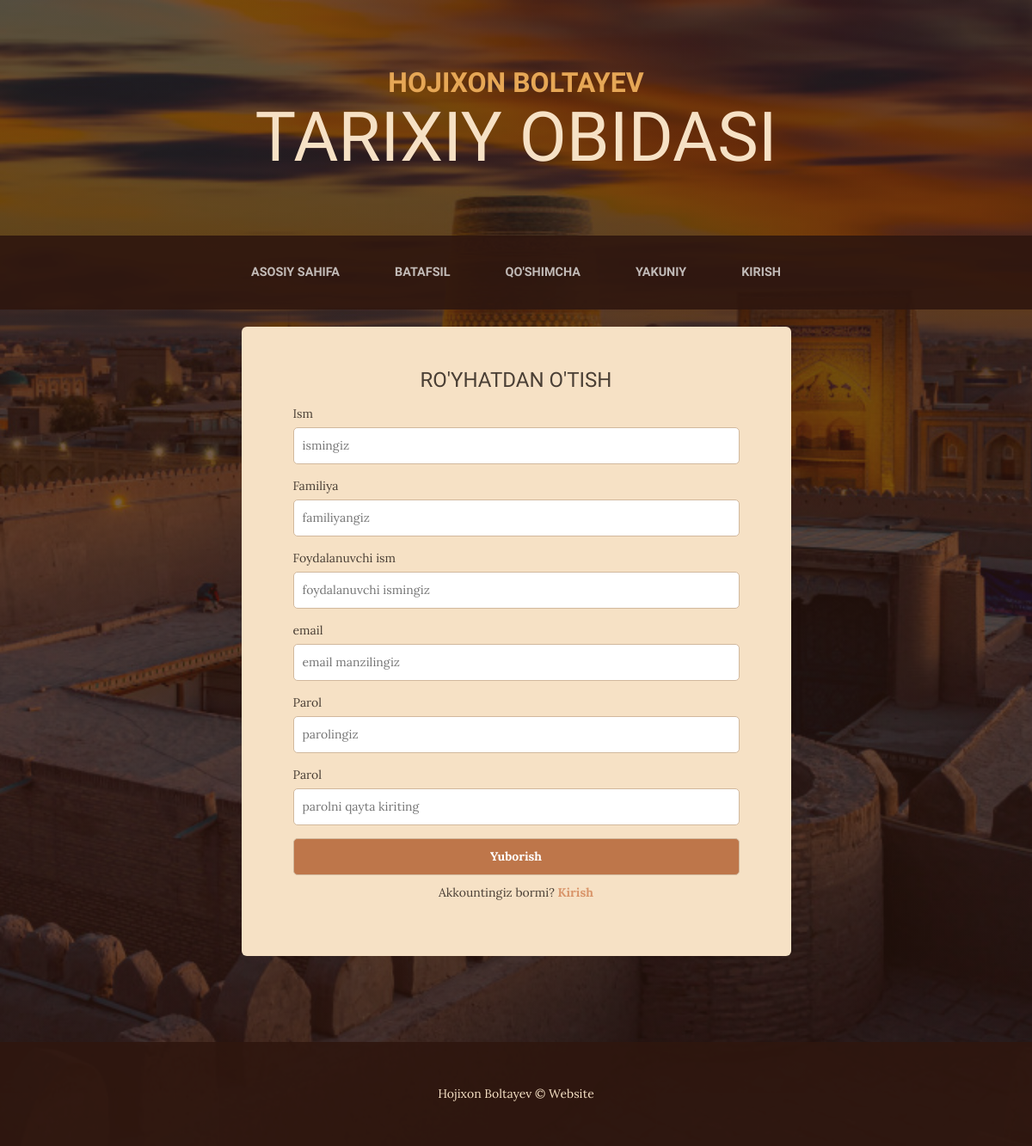
The app's page /sign with its own data.
### main/models.py (models this page shows)
class Site(models.Model):
    title = models.CharField(max_length=100, verbose_name='nomi')
    icon = models.ImageField(upload_to='images/', verbose_name='belgisi')
    name = models.CharField(verbose_name='ismi', max_length=100)
    description = models.CharField(verbose_name='qisqacha', max_length=100)
    page1 = models.CharField(max_length=100, verbose_name='1-sahifa')
    page2 = models.CharField(max_length=100, verbose_name='2-sahifa')
    page3 = models.CharField(max_length=100, verbose_name='3-sahifa')
    page4 = models.CharField(max_length=100, verbose_name='4-sahifa')
    permission = models.CharField(max_length=200, verbose_name='izoh qoldirish uchun')
    class Meta:
        verbose_name = "Web sayt"
        verbose_name_plural = "Web sayt"

### main/views.py (the view, shortened to what this page needs)
# urls.py: path('sign', SignPage, name='sign'),
def SignPage(request):
    site = Site.objects.first()
    next_param = request.GET.get('next', '')
    return render(request, 'sign.html', {'site': site, 'next_param': next_param})

### templates/sign.html (shortened to what this page needs)
{% load static %}
<!DOCTYPE html>
<html lang="en">
<head>
    <link href="{% static 'style.css' %}" rel="stylesheet" />
</head>
<body>
    <header>
        <h1 class="site-heading text-center text-faded d-none d-lg-block">
            <span class="site-heading-upper text-primary mb-3">{{ site.name }}</span>
            <span class="site-heading-lower">{{ site.description }}</span>
        </h1>
    </header>
    <nav class="navbar navbar-expand-lg navbar-dark py-lg-4" id="mainNav">
        <div class="container">
            <div class="collapse navbar-collapse" id="navbarSupportedContent">
                <ul class="navbar-nav mx-auto">
                    <li class="nav-item px-lg-4"><a class="nav-link text-uppercase" href="{% url 'index' %}">Asosiy sahifa</a></li>
                    <li class="nav-item px-lg-4"><a class="nav-link text-uppercase" href="{% url 'about' %}">Batafsil</a></li>
                    <li class="nav-item px-lg-4"><a class="nav-link text-uppercase" href="{% url 'products' %}">Qo'shimcha</a></li>
                    <li class="nav-item px-lg-4"><a class="nav-link text-uppercase" href="{% url 'store' %}">Yakuniy</a></li>
                    <li class="nav-item px-lg-4"><a class="nav-link text-uppercase" href="{% url 'login' %}">Kirish</a></li>
                </ul>
            </div>
        </div>
    </nav>
    <section class="page-section about-heading">
        <div class="containerr">
            <div class="about-heading-content">
                <div class="row">
                    <div class="col-xl-9 col-lg-10 mx-auto">
                        <div class="bg-faded rounded p-5">
                            <div class="container">
                                <h2>RO'YHATDAN O'TISH</h2>
                                <form method="POST" class="signup">
                                    <div class="field">
                                        <label for="firstname">Ism</label>
                                        <input type="text" name="firstname" placeholder="ismingiz" id="firstname" required>
                                    </div>
                                    <div class="field">
                                        <label for="lastname">Familiya</label>
                                        <input type="text" name="lastname" placeholder="familiyangiz" id="lastname" required>
                                    </div>
                                    <div class="field">
                                        <label for="username">Foydalanuvchi ism</label>
                                        <input type="text" name="username" placeholder="foydalanuvchi ismingiz" id="username" required>
                                    </div>
                                    <div class="field">
                                        <label for="email">email</label>
                                        <input type="email" name="email" placeholder="email manzilingiz" id="email" required>
                                    </div>
                                    <div class="field">
                                        <label for="password1">Parol</label>
                                        <input type="password" name="password1" placeholder="parolingiz" id="password1" required>
                                    </div>
                                    <div class="field">
                                        <label for="password2">Parol</label>
                                        <input type="password" name="password2" placeholder="parolni qayta kiriting" id="password2" required>
                                    </div>
                                    <div class="field btnn">
                                        <input class="knopka" type="submit" name="signup" value="Yuborish">
                                        <div class="signup-link">Akkountingiz bormi? <a href="{% url 'login' %}">Kirish</a></div>
                                    </div>
                                </form>
                            </div>
                        </div>
                    </div>
                </div>
            </div>
        </div>
    </section>
    <footer class="footer text-faded text-center py-5">
        <div class="container"><p class="m-0 small">{{ site.title }} &copy; Website</p></div>
    </footer>
</body>
</html>

### templates/sign.html (style rules this page uses)
.containerr { width: 900px; margin: auto; border-radius: 10px; padding: 20px; }
.containerr h2 { text-align: center; font-size: 24px; color: #4a3f35; margin-bottom: 15px; }
.signup .field { display: flex; flex-direction: column; margin-bottom: 15px; }
.signup .field label { font-size: 14px; color: #4a3f35; margin-bottom: 5px; }
.signup .field input { padding: 10px; font-size: 14px; border: 1px solid #d1b89d; border-radius: 5px; }
.signup .field.btnn { text-align: center; }
.signup .knopka { width: 100%; padding: 10px; background-color: #be764a; color: white; font-weight: bold; border: none; border-radius: 5px; cursor: pointer; transition: background-color 0.3s; }
.signup .signup-link { text-align: center; font-size: 14px; color: #4a3f35; margin-top: 10px; }
.signup .signup-link a { color: #d99469; text-decoration: none; font-weight: bold; }

### records on screen
Site: name "HOJIXON BOLTAYEV", description "TARIXIY OBIDASI", title "Hojixon Boltayev"
